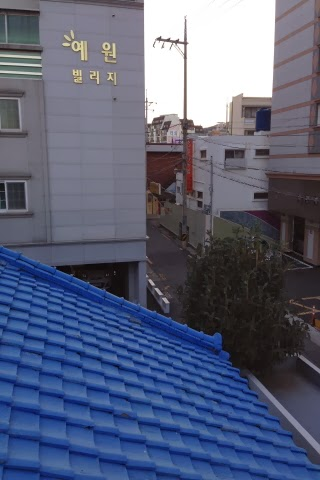
#> input picture website/block_3_vision/lsn22/stitching_img/S1.jpg, 320 x 480 px
$ jupyter execute --allow-errors test.ipynb   (shell and % lines are left out)
#> lines starting #> are read from the running program, lines starting #| are printed output that depends on the picture
[cell 1]
from IPython.display import HTML
HTML('<iframe src="https://player.vimeo.com/video/194676675" width="640" height="360" frameborder="0" webkitallowfullscreen mozallowfullscreen allowfullscreen></iframe> <p><a href="https://vimeo.com/194676675">WalkingEye Robot</a> from <a href="https://vimeo.com/user59907133">kevin</a> on <a href="https://vimeo.com">Vimeo</a>.</p>')

[cell 2]
HTML('<iframe src="https://player.vimeo.com/video/238147402" width="640" height="360" frameborder="0" webkitallowfullscreen mozallowfullscreen allowfullscreen></iframe><p><a href="https://vimeo.com/238147402">Denavit&ndash;Hartenberg parameters</a> from <a href="https://vimeo.com/user59907133">kevin</a> on <a href="https://vimeo.com">Vimeo</a>.</p>')

[cell 3]

import cv2         # opencv itself
import numpy as np # matrix manipulations
import random

from matplotlib import pyplot as plt           # this lets you draw inline pictures in the notebooks
import pylab                                   # this allows you to control figure size
pylab.rcParams['figure.figsize'] = (10.0, 10.0)

[cell 4]
PATH = "block_3_vision/lsn22/stitching_img/"
SHOW_MATCHES = False

# Load the two images
img1 = cv2.imread(PATH + "S1.jpg", -1)
#> img1 is the input picture: shape (480, 320, 3); mean B, G, R 121.5, 96.9, 89.6
img2 = cv2.imread(PATH + "S2.jpg", -1)
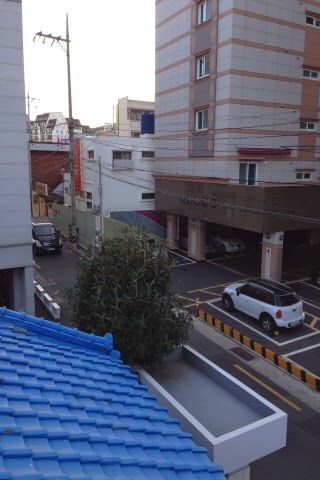
#> input picture website/block_3_vision/lsn22/stitching_img/S2.jpg, 320 x 480 px
#> img2 is the input picture: shape (480, 320, 3); mean B, G, R 121.4, 102.9, 97.7

# Transform to RGB
cv2.cvtColor(img1, cv2.COLOR_BGR2RGB, img1)
cv2.cvtColor(img2, cv2.COLOR_BGR2RGB, img2)

# Get their dimensions
height, width = img1.shape[:2]
#> height = 480; width = 320

# Resize them (they are too big)
img1 = cv2.resize(img1, (width / 4, height / 4))
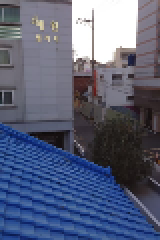
#> img1: shape (120, 80, 3) (shown 2 times larger); mean R, G, B 89.7, 97, 121.7
img2 = cv2.resize(img2, (width / 4, height / 4))
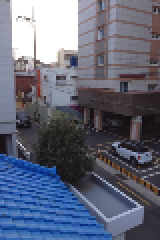
#> img2: shape (120, 80, 3) (shown 2 times larger); mean R, G, B 98, 103.1, 121.6

# Get the resized image's dimensions
height, width = img1.shape[:2]
#> height = 120; width = 80


# Initiate SIFT detector
# sift = X2D.SIFT_create()
sift = cv2.xfeatures2d.SIFT_create()

# find the keypoints and descriptors with SIFT
kp1, des1 = sift.detectAndCompute(img1,None)
#> kp1 = 69 keypoints; strongest (x, y, size): (46, 31, 1.9), (65, 22, 4.1), (64, 28, 5.6), (40, 24, 6.6)
kp2, des2 = sift.detectAndCompute(img2,None)
#> kp2 = 96 keypoints; strongest (x, y, size): (70, 103, 2.1), (13, 41, 10.1), (36, 23, 4.2), (10, 24, 7)

# BFMatcher with default params
bf = cv2.BFMatcher()

# Note: 'k=2' -> for each keypoint, there can be
# 2 or less matches.
matches = bf.knnMatch(des1,des2, k=2)
#> matches = 69 matches

###### Here the filter that I have added:
# Filter the matches to remove the wrong ones. This filter
# removes all pairs of keypoints whose y-coordinate difference
# is lower than the image's height * 0.1.
# The method is implementated below.
#> (the rest of this cell did not finish here and is left out)
